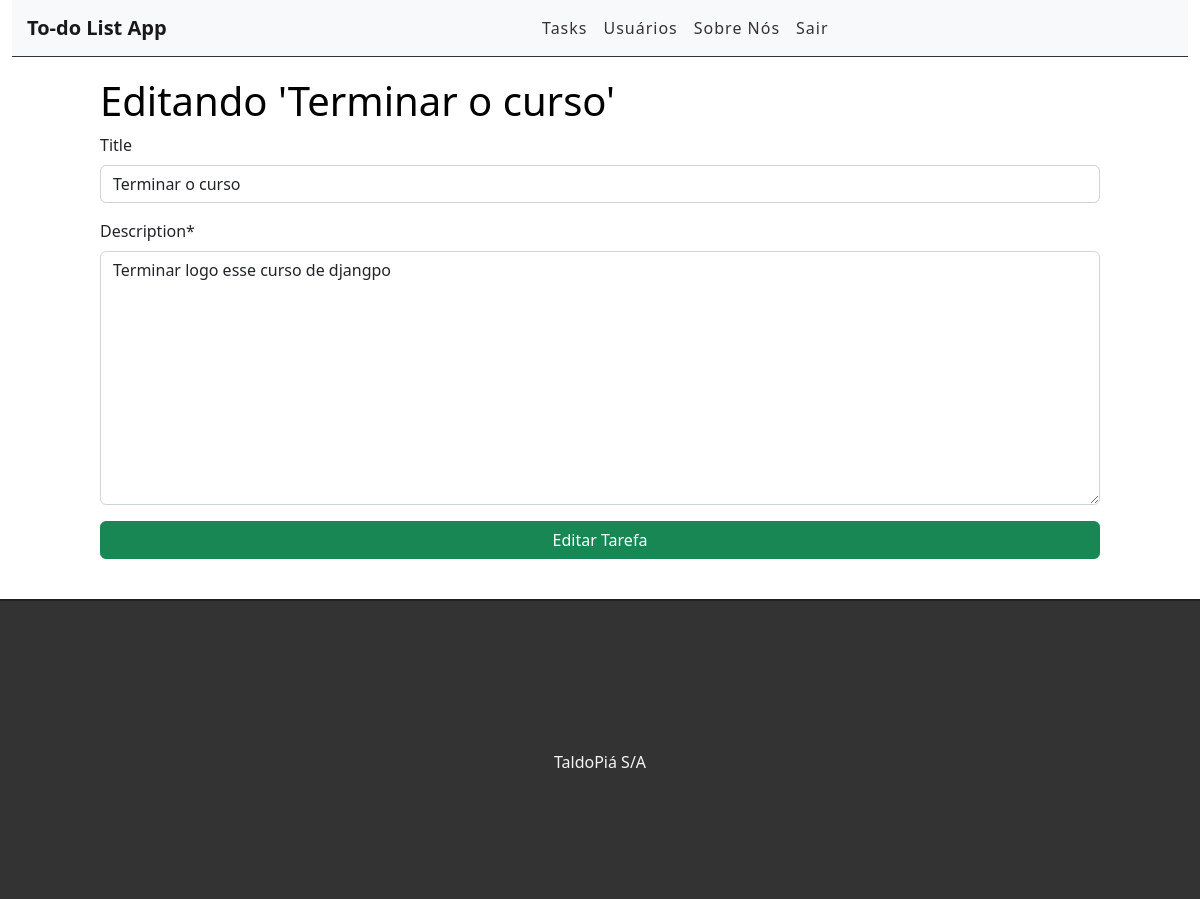
/edit/18 (signed in), run on the app's committed database.
### tasks/models.py (models this page shows, shortened)
class Task(models.Model):
    STATUS=(
        ("doing", "Doing"),
        ("done", "Done"),
    )
    title = models.CharField(max_length=255, blank=True)
    description = models.TextField()
    done = models.CharField(
        max_length=5,
        choices=STATUS,
    )
    user = models.ForeignKey(get_user_model(), on_delete=models.CASCADE)
    created_at = models.DateTimeField(auto_now_add=True)
    updated_at = models.DateTimeField(auto_now=True)

### tasks/views.py (the view)
# urls.py: path("edit/<int:id>", views.editTask, name="edit-task"),
@login_required
def editTask(request, id):
    task = get_object_or_404(Task, pk=id, user=request.user)
    form = TaskForm(instance=task)
    if(request.method == "POST"):
        form = TaskForm(request.POST, instance=task)
        if(form.is_valid()):
            task.save()
            return(redirect("/"))
        else:
            return render(request, "task/edittask.html", {"form": form, "task": task})
    else:
        return render(request, "tasks/edittask.html", {"form": form, "task": task})

### tasks/forms.py
class TaskForm(forms.ModelForm):
    class Meta:
        model = Task
        fields = ("title", "description")

### tasks/templates/tasks/edittask.html (shortened to what this page needs)
{% extends 'base.html'%}
{% load crispy_forms_tags %}
{% block content %}
<div class="offset-1 col-10 list-div">
    <h1>Editando '{{task.title}}'</h1>
    <form method="POST">
        {{ form|crispy }}
        <input type="submit" class="btn btn-success" value="Editar Tarefa">
    </form>
</div>
{% endblock %}

### tasks/static/css/style.css (style rules this page uses)
h1 { color: black; }
.list-div { padding: 0; margin-bottom: 40px; }
.btn { display: block; width: 100%; }

### data on the page
Task: title "Terminar o curso", description "Terminar logo esse curso de djangpo"
